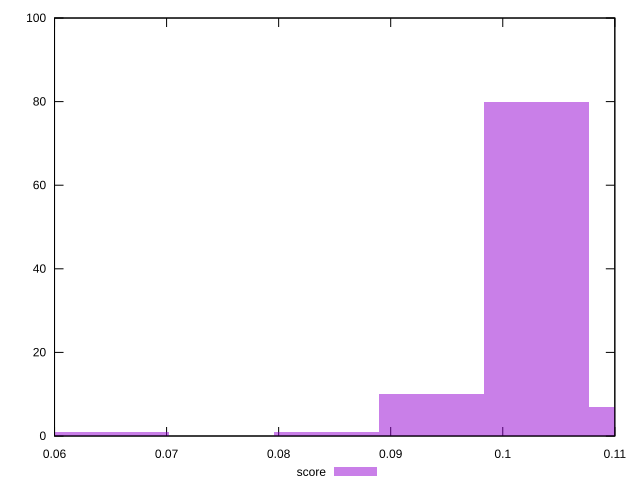

gnuplot code for this plot:
reset

$score <<EOF
0.056192032736898025 1
0.06555737152638103 1
0.08428804910534704 1
0.10301872668431304 80
0.09365338789483005 10
0.11238406547379605 7
EOF

set key outside below
set boxwidth 0.009365338789483004
set xrange [0.06:0.11]
set yrange [0:100]
set trange [0:100]
set style fill transparent solid 0.5 noborder
set terminal svg size 640, 490 enhanced background rgb 'white'
set output "report_00017_2021-02-10T15-08-03.406Z/interactive/samples/pages+cached/score/histogram.svg"

plot $score title "score" with boxes

reset
